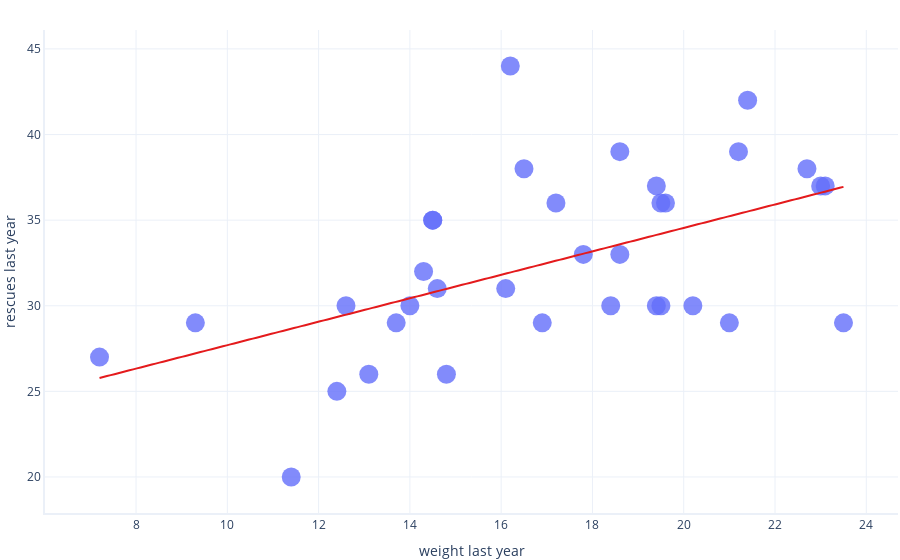

Notebook code for this chart:
### Markdown cell above
Train the model using the training set

### Code cell
import statsmodels.formula.api as smf
from sklearn.metrics import mean_squared_error as mse

# First, we define our formula using a special syntax
# This says that rescues_last_year is explained by weight_last_year
formula = "rescues_last_year ~ weight_last_year"

# Create and train the model
model = smf.ols(formula = formula, data = train).fit()

# Graph the result against the data
graphing.scatter_2D(train, "weight_last_year", "rescues_last_year", trendline = lambda x: model.params[1] * x + model.params[0])
